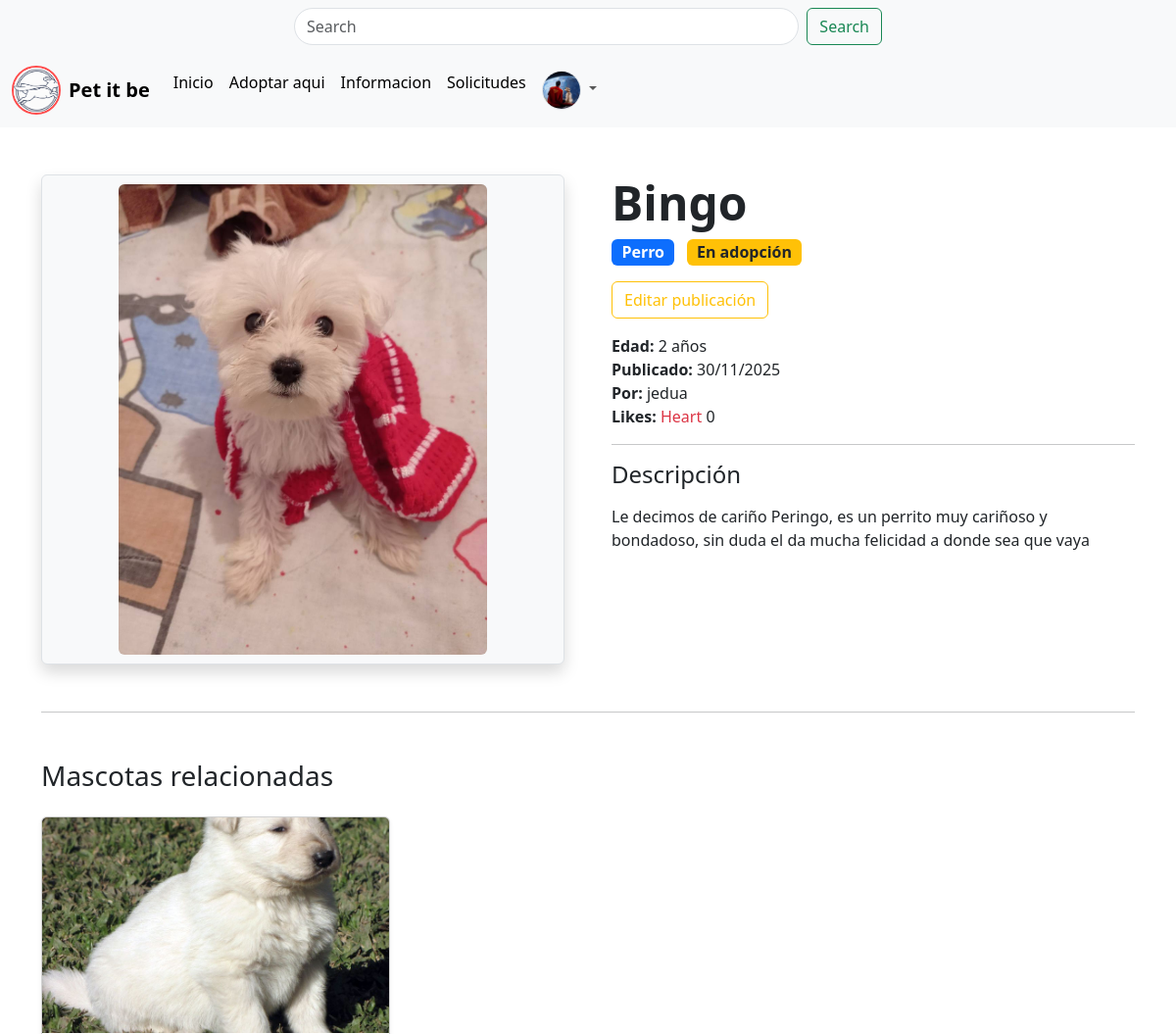
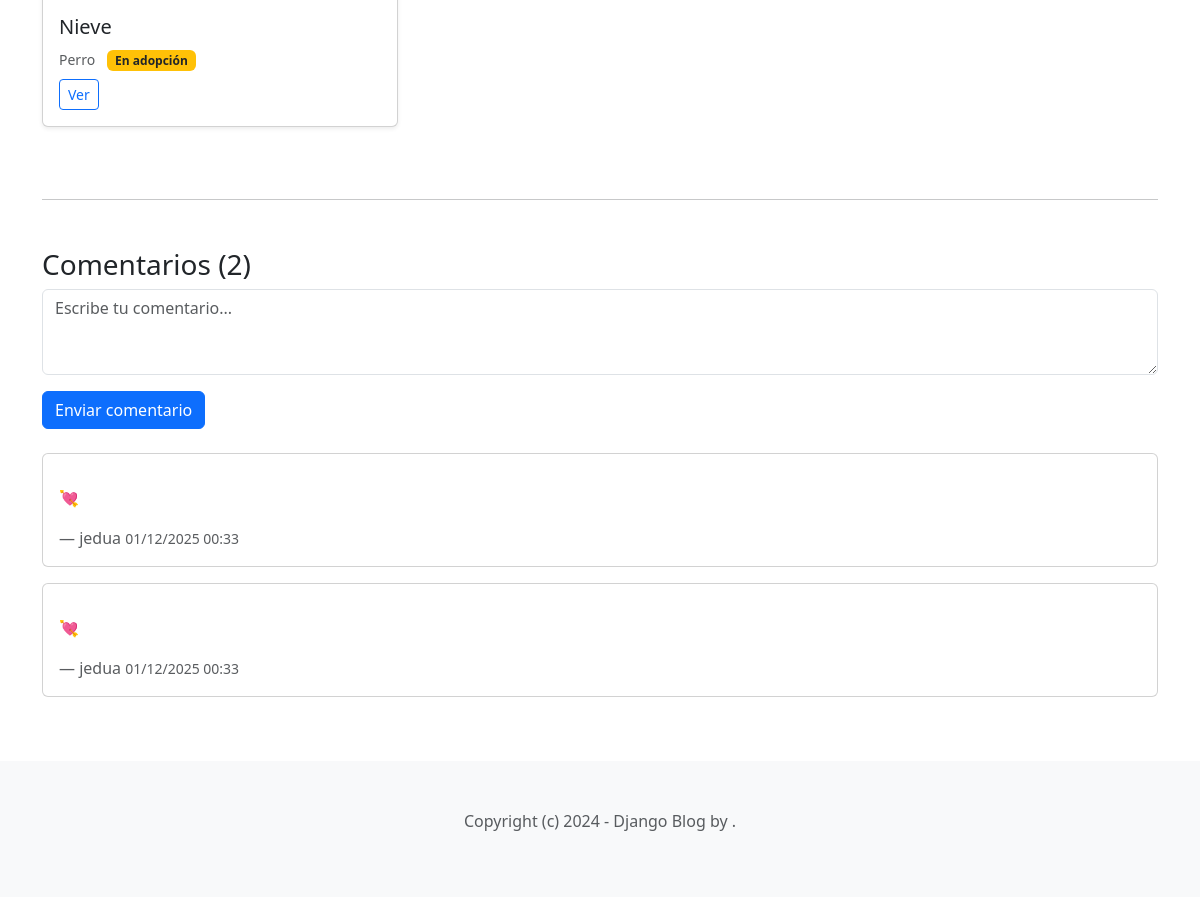
The app's page /Pets/adopt_me/2/ (signed in) with its own data (2 pictures, top to bottom).
### Perfil/models.py (models this page shows, shortened)
class Perfil(models.Model):
    user = models.OneToOneField(User, on_delete=models.CASCADE)
    avatar = models.ImageField(upload_to='profiles/', blank=True, null=True, default='profiles/profile_default.png')
    location = models.CharField(max_length=100, blank=True, null=True)
    birth_date = models.DateField(blank=True, null=True)

### Pets/models.py (models this page shows, shortened)
class Pet(models.Model):
    ADOPTADO = 'adoptado'
    EN_ADOPCION = 'en_adopcion'
    STATUS = {
        (ADOPTADO, 'Adoptado'),
        (EN_ADOPCION, 'En adopcion')
    }
    especie = models.ForeignKey(Especie, related_name='pets' , on_delete=models.CASCADE)
    name = models.CharField(max_length=50)
    slug = models.SlugField()
    descripcion = models.TextField()
    image = models.ImageField(upload_to='mascotas', blank=True, null=True)
    edad = models.PositiveIntegerField()
    likes = models.PositiveIntegerField(default=0)
    status = models.CharField(max_length=20, choices=STATUS, default=EN_ADOPCION)
    creado_por = models.ForeignKey(User, related_name='pets' , on_delete=models.CASCADE)
    public = models.DateTimeField(auto_now_add=True)
    updated_at = models.DateTimeField(auto_now=True)

class Especie(models.Model):
    tipo = models.IntegerField(choices=tipo_animales)
    slug = models.SlugField()
    class Meta:
        ordering = ('tipo',)
        verbose_name_plural = 'razas'

class Comentario(models.Model):
    pet = models.ForeignKey(Pet, related_name='comments', on_delete=models.CASCADE)
    user = models.ForeignKey(User, related_name='comments', on_delete=models.CASCADE)
    text = models.TextField()
    created_at = models.DateTimeField(auto_now_add=True)

### Pets/views.py (the view)
# urls.py: path('adopt_me/<int:pk>/', adopt_me, name='adopt_me'),
def adopt_me(request, pk):
    pet = get_object_or_404(Pet, pk=pk)
    related_pets = Pet.objects.filter(especie=pet.especie, status=Pet.EN_ADOPCION).exclude(pk=pk)[0:3]
    ya_solicito = Solicitud.objects.filter(pet=pet,perfil=request.user.perfil).exists()
    if request.method=='POST':
        formcoment = CommentForm(request.POST)
        if formcoment.is_valid():
            comment = formcoment.save(commit=False)
            comment.user = request.user
            comment.pet = pet
            comment.save()
            return redirect('adopt_me', pk=pk)
    else:
        formcoment = CommentForm()
    context = {
        'pet': pet,
        'related_pets': related_pets,
        'formcomment': formcoment,
        'ya_solicito': ya_solicito
    }
    return render(request, 'pets/pet.html', context)

### Pets/forms.py
class CommentForm(forms.ModelForm):
    class Meta:
        model = Comentario
        fields = ['text']

### Pets/templates/pets/pet.html (shortened to what this page needs)
{% extends 'pets/base.html' %}
{% load static %}
{% block content %}
<div class="container my-5">
    <div class="row g-5 align-items-start">
        <div class="col-md-6">
            {% if pet.image %}
                <div class="text-center border rounded shadow overflow-hidden bg-light"
                     style="height: 500px; display: flex; align-items: center; justify-content: center;">
                    <img src="{{ pet.image.url }}"
                         alt="{{ pet.name }}"
                         class="img-fluid rounded"
                         style="max-height: 480px; max-width: 100%; height: auto; width: auto;">
                </div>
            {% endif %}
        </div>
        <div class="col-md-6">
            <h1 class="display-5 fw-bold">{{ pet.name }}</h1>
            <div class="mb-3">
                <span class="badge bg-primary fs-6">{{ pet.especie.get_tipo_display }}</span>
                {% if pet.status == 'adoptado' %}
                    <span class="badge bg-success fs-6 ms-2">Adoptado</span>
                {% else %}
                    <span class="badge bg-warning text-dark fs-6 ms-2">En adopción</span>
                {% endif %}
            </div>
            {% if request.user == pet.creado_por %}
                <a href="{% url 'edit_pet' pk=pet.id %}" class="btn btn-outline-warning mb-3">
                     Editar publicación
                </a>
            {% endif %}
            <ul class="list-unstyled">
                <li><strong>Edad:</strong> {{ pet.edad }} año{{ pet.edad|pluralize }}</li>
                <li><strong>Publicado:</strong> {{ pet.public|date:"d/m/Y" }}</li>
                <li><strong>Por:</strong> {{ pet.creado_por.get_full_name|default:pet.creado_por.username }}</li>
                <li><strong>Likes:</strong> <span class="text-danger">Heart</span> {{ pet.likes }}</li>
            </ul>
            <hr>
            <h4>Descripción</h4>
            <p class="lead">{{ pet.descripcion|linebreaks }}</p>
        </div>
    </div>
    <hr class="my-5">
    <div class="row">
        <div class="col-12">
            <h3 class="mb-4">Mascotas relacionadas</h3>
        </div>
        {% if related_pets %}
            {% for related in related_pets %}
                <div class="col-sm-6 col-md-4 mb-4">
                    <div class="card h-100 shadow-sm">
                        {% if related.image %}
                            <img src="{{ related.image.url }}" class="card-img-top" alt="{{ related.name }}" style="height:220px; object-fit:cover;">
                        {% else %}
                            <div class="bg-light d-flex align-items-center justify-content-center" style="height:220px;">
                                <div class="text-center text-muted">
                                    <p class="mb-1">No image</p>
                                </div>
                            </div>
                        {% endif %}
                        <div class="card-body d-flex flex-column">
                            <h5 class="card-title">{{ related.name }}</h5>
                            <p class="card-text mb-2">
                                <small class="text-muted">{{ related.especie.get_tipo_display }}</small>
                                {% if related.status == 'adoptado' %}
                                    <span class="badge bg-success ms-2">Adoptado</span>
                                {% else %}
                                    <span class="badge bg-warning text-dark ms-2">En adopción</span>
                                {% endif %}
                            </p>
                            <div class="mt-auto d-flex justify-content-between align-items-center">
                                <a href="{% url 'adopt_me' pk=related.id %}" class="btn btn-outline-primary btn-sm">Ver</a>
                            </div>
                        </div>
                    </div>
                </div>
            {% endfor %}
        {% else %}
            <div class="col-12">
                <p class="text-muted">No se encontraron mascotas relacionadas.</p>
            </div>
        {% endif %}
    </div>
    <hr class="my-5">
    <div class="row">
        <div class="col-12">
            <h3>Comentarios ({{ pet.comments.count }})</h3>
            {% if user.is_authenticated %}
                <form method="post" class="mb-4">
                    <div class="mb-3">
                        <textarea name="text" class="form-control" rows="3" placeholder="Escribe tu comentario..." required></textarea>
                    </div>
                    <button type="submit" class="btn btn-primary">Enviar comentario</button>
                </form>
            {% else %}
                <p><a href="{% url 'login' %}">Inicia sesión</a> para dejar un comentario.</p>
            {% endif %}
            {% for comment in pet.comments.all %}
                <div class="card mb-3">
                    <div class="card-body">
                        <p class="card-text">{{ comment.text|linebreaks }}</p>
                        <footer class="text-muted">
                            — {{ comment.user.get_full_name|default:comment.user.username }}
                            <small>{{ comment.created_at|date:"d/m/Y H:i" }}</small>
                        </footer>
                    </div>
                </div>
            {% empty %}
                <p class="text-muted">Aún no hay comentarios. ¡Sé el primero!</p>
            {% endfor %}
        </div>
    </div>
</div>
{% endblock %}

### Pets/templates/pets/navbar.html (shortened to what this page needs)
{% load static %}
<link rel="stylesheet" href="{% static 'css/navbar.css' %}?v=5">
<nav class="navbar bg-body-tertiary">
  <div class="container-fluid justify-content-center">
    <form class="d-flex buscador-contenedor" role="search" method="GET" action="{% url 'search' %}">
      <input class="form-control me-2 buscador" type="search" name="query" placeholder="Search" aria-label="Search"/>
      <button class="btn btn-outline-success" type="submit">Search</button>
    </form>
  </div>
</nav>
<nav class="navbar navbar-expand-lg bg-body-tertiary">
  <div class="container-fluid">
    <a class="navbar-brand d-flex align-items-center gap-2" href="">
      <img
        src="{% static 'img/Logo.png' %} "
        alt="Perrito"
        class="logo-perrito"
      >
      <span class="text-brown fw-bold">Pet it be</span>
    </a>
    <div class="collapse navbar-collapse" id="navbarSupportedContent">
      <ul class="navbar-nav me-auto mb-2 mb-lg-0">
        <li class="nav-item">
          <a class="nav-link active" aria-current="page" href="{% url 'home' %}">Inicio</a>
        </li>
        <li class="nav-item">
          <a class="nav-link active" aria-current="page" href="{% url 'pets' %}">Adoptar aqui</a>
        </li>
        <li class="nav-item">
          <a class="nav-link active" aria-current="page" href="{% url 'informacion' %}">Informacion</a>
        </li>
        {% if request.user.is_authenticated %}
        <li class="nav-item">
          <a class="nav-link active" aria-current="page" href="{% url 'bandeja' %}">Solicitudes</a>
        </li>
        <li class="nav-item dropdown">
          <a class="nav-link dropdown-toggle" href="#" role="button" data-bs-toggle="dropdown" aria-expanded="false">
            <img
              src="{{ user.perfil.avatar.url }}"
              class="rounded-circle border"
              width="40" height="40"
              style="object-fit: cover;">
            </a>
        </li>
        {% endif %}
      </ul>
    </div>
  </div>
</nav>

### static/css/navbar.css (style rules this page uses)
.logo-perrito { width: 50px; height: 50px; border-radius: 50%; object-fit: cover; border: 2px solid #ff4d4d; transition: transform 0.3s ease; }
.buscador-contenedor { width: 100%; max-width: 600px; }
.buscador { border-radius: 50px; }

### records on screen
Pet: image (picture), name "Bingo", especie.tipo "Perro", edad "2", public "30/11/2025", creado_por.get_full_name "jedua", likes "0", descripcion "Le decimos de cariño Peringo, es un perrito muy cariñoso y bondadoso, sin duda el da mucha felicidad a donde sea que vaya", comments.count "2"
Pet: image (picture), name "Nieve", especie.tipo "Perro", status "En adopción"
Comentario: text "💘", user.get_full_name "jedua", created_at "01/12/2025 00:33"
Comentario: text "💘", user.get_full_name "jedua", created_at "01/12/2025 00:33"
